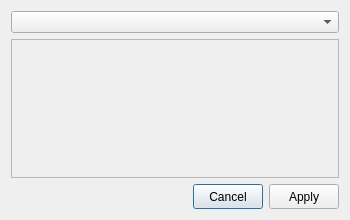
<?xml version="1.0" encoding="UTF-8"?>
<ui version="4.0">
 <class>UnloadEventFileWindow</class>
 <widget class="QDialog" name="UnloadEventFileWindow">
  <property name="geometry">
   <rect>
    <x>0</x>
    <y>0</y>
    <width>350</width>
    <height>220</height>
   </rect>
  </property>
  <property name="minimumSize">
   <size>
    <width>350</width>
    <height>220</height>
   </size>
  </property>
  <property name="windowTitle">
   <string>Dialog</string>
  </property>
  <layout class="QVBoxLayout" name="verticalLayout_2">
   <item>
    <layout class="QHBoxLayout" name="horizontalLayout">
     <item>
      <widget class="QComboBox" name="fileCombobox"/>
     </item>
    </layout>
   </item>
   <item>
    <widget class="QScrollArea" name="scrollArea">
     <property name="widgetResizable">
      <bool>true</bool>
     </property>
     <widget class="QWidget" name="scrollAreaWidgetContents">
      <property name="geometry">
       <rect>
        <x>0</x>
        <y>0</y>
        <width>330</width>
        <height>134</height>
       </rect>
      </property>
      <layout class="QVBoxLayout" name="verticalLayout_3">
       <property name="leftMargin">
        <number>0</number>
       </property>
       <property name="topMargin">
        <number>0</number>
       </property>
       <property name="rightMargin">
        <number>0</number>
       </property>
       <property name="bottomMargin">
        <number>0</number>
       </property>
       <item>
        <layout class="QVBoxLayout" name="eventLayout"/>
       </item>
      </layout>
     </widget>
    </widget>
   </item>
   <item>
    <layout class="QHBoxLayout" name="horizontalLayout_2">
     <item>
      <spacer name="horizontalSpacer">
       <property name="orientation">
        <enum>Qt::Horizontal</enum>
       </property>
       <property name="sizeHint" stdset="0">
        <size>
         <width>40</width>
         <height>20</height>
        </size>
       </property>
      </spacer>
     </item>
     <item>
      <widget class="QPushButton" name="cancelButton">
       <property name="minimumSize">
        <size>
         <width>70</width>
         <height>25</height>
        </size>
       </property>
       <property name="maximumSize">
        <size>
         <width>70</width>
         <height>25</height>
        </size>
       </property>
       <property name="text">
        <string>Cancel</string>
       </property>
      </widget>
     </item>
     <item>
      <widget class="QPushButton" name="applyButton">
       <property name="minimumSize">
        <size>
         <width>70</width>
         <height>25</height>
        </size>
       </property>
       <property name="maximumSize">
        <size>
         <width>70</width>
         <height>25</height>
        </size>
       </property>
       <property name="text">
        <string>Apply</string>
       </property>
      </widget>
     </item>
    </layout>
   </item>
  </layout>
 </widget>
 <resources/>
 <connections/>
</ui>
